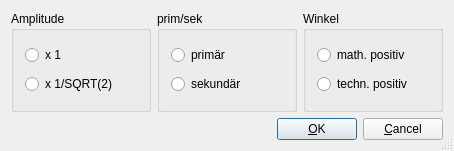
<?xml version="1.0" encoding="UTF-8"?>
<ui version="4.0">
 <class>WMRawActualConfigBase</class>
 <widget class="QDialog" name="WMRawActualConfigBase">
  <property name="geometry">
   <rect>
    <x>0</x>
    <y>0</y>
    <width>454</width>
    <height>151</height>
   </rect>
  </property>
  <property name="windowTitle">
   <string>Vektoren Formatsteuerung</string>
  </property>
  <property name="sizeGripEnabled">
   <bool>true</bool>
  </property>
  <layout class="QVBoxLayout">
   <item>
    <layout class="QHBoxLayout">
     <item>
      <widget class="QGroupBox" name="AmplitudebuttonGroup">
       <property name="title">
        <string>Amplitude</string>
       </property>
       <layout class="QVBoxLayout">
        <item>
         <widget class="QRadioButton" name="Amplx1radioButton">
          <property name="text">
           <string>x 1</string>
          </property>
         </widget>
        </item>
        <item>
         <widget class="QRadioButton" name="Amplx1_sqrt2radioButton">
          <property name="text">
           <string>x 1/SQRT(2)</string>
          </property>
         </widget>
        </item>
       </layout>
      </widget>
     </item>
     <item>
      <widget class="QGroupBox" name="primsekbuttonGroup">
       <property name="title">
        <string>prim/sek</string>
       </property>
       <layout class="QVBoxLayout">
        <item>
         <widget class="QRadioButton" name="PrimradioButton">
          <property name="text">
           <string>primär</string>
          </property>
         </widget>
        </item>
        <item>
         <widget class="QRadioButton" name="SekradioButton">
          <property name="text">
           <string>sekundär</string>
          </property>
         </widget>
        </item>
       </layout>
      </widget>
     </item>
     <item>
      <widget class="QGroupBox" name="WinkelbuttonGroup">
       <property name="title">
        <string>Winkel</string>
       </property>
       <layout class="QVBoxLayout">
        <item>
         <widget class="QRadioButton" name="MathradioButton">
          <property name="text">
           <string>math. positiv</string>
          </property>
         </widget>
        </item>
        <item>
         <widget class="QRadioButton" name="TechradioButton">
          <property name="text">
           <string>techn. positiv</string>
          </property>
         </widget>
        </item>
       </layout>
      </widget>
     </item>
    </layout>
   </item>
   <item>
    <layout class="QHBoxLayout">
     <property name="spacing">
      <number>6</number>
     </property>
     <property name="margin" stdset="0">
      <number>0</number>
     </property>
     <item>
      <spacer name="Horizontal Spacing2">
       <property name="orientation">
        <enum>Qt::Horizontal</enum>
       </property>
       <property name="sizeType">
        <enum>QSizePolicy::Expanding</enum>
       </property>
       <property name="sizeHint" stdset="0">
        <size>
         <width>20</width>
         <height>20</height>
        </size>
       </property>
      </spacer>
     </item>
     <item>
      <widget class="QPushButton" name="buttonOk">
       <property name="text">
        <string>&amp;OK</string>
       </property>
       <property name="shortcut">
        <string/>
       </property>
       <property name="autoDefault">
        <bool>true</bool>
       </property>
       <property name="default">
        <bool>true</bool>
       </property>
      </widget>
     </item>
     <item>
      <widget class="QPushButton" name="buttonCancel">
       <property name="text">
        <string>&amp;Cancel</string>
       </property>
       <property name="shortcut">
        <string/>
       </property>
       <property name="autoDefault">
        <bool>true</bool>
       </property>
      </widget>
     </item>
    </layout>
   </item>
  </layout>
 </widget>
 <layoutdefault spacing="6" margin="11"/>
 <pixmapfunction>qPixmapFromMimeSource</pixmapfunction>
 <resources/>
 <connections>
  <connection>
   <sender>buttonOk</sender>
   <signal>clicked()</signal>
   <receiver>WMRawActualConfigBase</receiver>
   <slot>SendData2AppSlot()</slot>
   <hints>
    <hint type="sourcelabel">
     <x>20</x>
     <y>20</y>
    </hint>
    <hint type="destinationlabel">
     <x>20</x>
     <y>20</y>
    </hint>
   </hints>
  </connection>
  <connection>
   <sender>buttonCancel</sender>
   <signal>clicked()</signal>
   <receiver>WMRawActualConfigBase</receiver>
   <slot>reject()</slot>
   <hints>
    <hint type="sourcelabel">
     <x>20</x>
     <y>20</y>
    </hint>
    <hint type="destinationlabel">
     <x>20</x>
     <y>20</y>
    </hint>
   </hints>
  </connection>
  <connection>
   <sender>buttonOk</sender>
   <signal>clicked()</signal>
   <receiver>WMRawActualConfigBase</receiver>
   <slot>accept()</slot>
   <hints>
    <hint type="sourcelabel">
     <x>20</x>
     <y>20</y>
    </hint>
    <hint type="destinationlabel">
     <x>20</x>
     <y>20</y>
    </hint>
   </hints>
  </connection>
 </connections>
 <slots>
  <slot>SendData2AppSlot()</slot>
  <slot>amplx1checkedSlot()</slot>
  <slot>amplx1_sq2checkedSlot()</slot>
  <slot>winkelmathcheckedSlot()</slot>
  <slot>winkeltechcheckedSlot()</slot>
  <slot>primCheckedSlot()</slot>
  <slot>sekCheckedSlot()</slot>
 </slots>
</ui>
